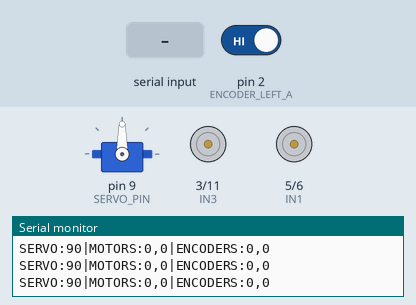
Simulated run of this sketch. Board: Arduino Uno, built with avr-gcc and run on an emulated ATmega328P. Parts: servo, motor-driver pin pairs drawn as motors (green arrow = first pin HIGH = forward, orange = second pin HIGH = backward, longer = more drive), the last lines printed to the serial monitor. The inputs (shaded band) are chosen by the test bench; at power-on: pin 2 (ENCODER_LEFT_A) HIGH.

Above: at 1.2 s.
1.3 s: "W" received over Serial
At 2.5 s:
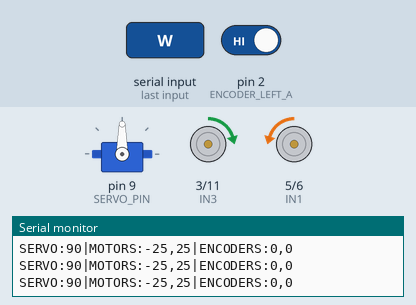
2.8 s: "D" received over Serial
At 3.9 s:
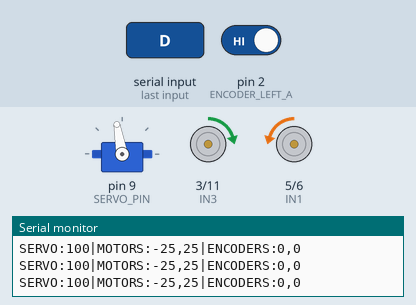
4.3 s: "S" received over Serial
At 5.0 s:
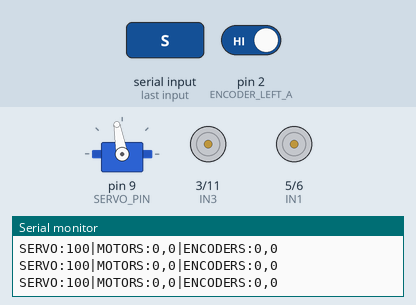
5.8 s: "S" received over Serial
At 6.2 s:
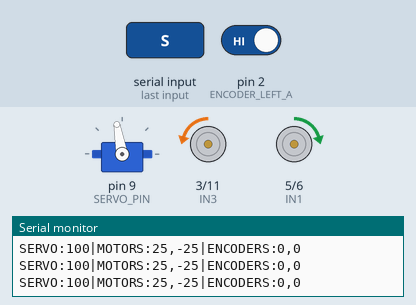
7.3 s: "A" received over Serial
At 8.5 s:
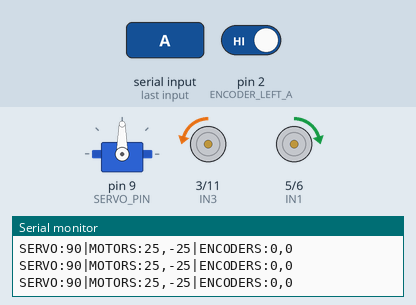
Timing chart, 0 to 9.8 s (numbered marks = the images above; inputs shaded):
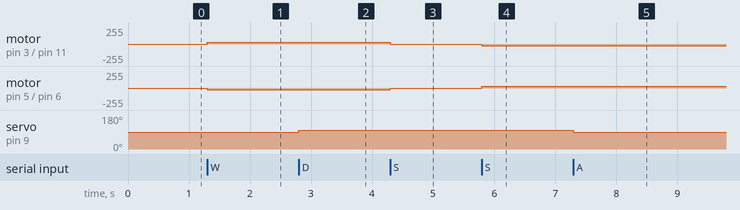

The sketch:

arduino_car2.ino
```cpp
#include <Servo.h>

// Конфигурация пинов для драйвера L298N
#define IN1 5  // Левый мотор (вперёд)
#define IN2 6   // Левый мотор (назад)
#define IN3 3   // Правый мотор (вперёд)
#define IN4 11   // Правый мотор (назад)

// Конфигурация сервопривода
#define SERVO_PIN 9
Servo myServo;
int servoAngle = 90;  // Текущий угол сервопривода (0-180)

// Конфигурация энкодеров
#define ENCODER_LEFT_A 2   // Канал A левого энкодера (INT0)
#define ENCODER_LEFT_B 7   // Канал B левого энкодера
#define ENCODER_RIGHT_A 12  // Канал A правого энкодера (INT1)
#define ENCODER_RIGHT_B 8  // Канал B правого энкодера

// Переменные состояния
int motorSpeed = 0;      // Общая скорость (-255 до 255)
int leftSpeed = 0;       // Скорость левого мотора
int rightSpeed = 0;      // Скорость правого мотора
volatile long leftEncoderCount = 0;   // Счетчик левого энкодера
volatile long rightEncoderCount = 0;  // Счетчик правого энкодера
unsigned long lastEncoderPrint = 0;   // Время последнего вывода энкодеров

void setup() {
  // Инициализация моторов
  pinMode(IN1, OUTPUT);
  pinMode(IN2, OUTPUT);
  pinMode(IN3, OUTPUT);
  pinMode(IN4, OUTPUT);
  stopMotors();

  // Инициализация сервопривода
  myServo.attach(SERVO_PIN);
  myServo.write(servoAngle);

  // Инициализация энкодеров
  pinMode(ENCODER_LEFT_A, INPUT_PULLUP);
  pinMode(ENCODER_LEFT_B, INPUT_PULLUP);
  pinMode(ENCODER_RIGHT_A, INPUT_PULLUP);
  pinMode(ENCODER_RIGHT_B, INPUT_PULLUP);

  // Настройка прерываний для энкодеров
  attachInterrupt(digitalPinToInterrupt(ENCODER_LEFT_A), updateLeftEncoder, CHANGE);
  attachInterrupt(digitalPinToInterrupt(ENCODER_RIGHT_A), updateRightEncoder, CHANGE);

  // Инициализация последовательного порта
  Serial.begin(115200);
  Serial.println("System Ready");
}

void loop() {
  // Обработка команд с последовательного порта
  if (Serial.available()) {
    handleCommand(Serial.read());
  }

  // Периодическая отправка данных о состоянии
  if (millis() - lastEncoderPrint > 100) {
    Serial.print("SERVO:");
    Serial.print(servoAngle);
    Serial.print("|MOTORS:");
    Serial.print(leftSpeed);
    Serial.print(",");
    Serial.print(rightSpeed);
    Serial.print("|ENCODERS:");
    Serial.print(leftEncoderCount);
    Serial.print(",");
    Serial.println(rightEncoderCount);

    lastEncoderPrint = millis();
  }

  // Управление моторами на основе значений энкодеров
  controlMotors();
}

void handleCommand(char cmd) {
  switch(cmd) {
    case 'W': motorSpeed = min(255, motorSpeed + 25); break;   // Вперед
    case 'S': motorSpeed = max(-255, motorSpeed - 25); break;  // Назад
    case 'X': motorSpeed = 0; break;                          // Стоп
    case 'A': servoAngle = max(0, servoAngle - 10); break;     // Серво влево
    case 'D': servoAngle = min(180, servoAngle + 10); break;   // Серво вправо
  }

  // Обновляем сервопривод
  myServo.write(servoAngle);

  // Устанавливаем скорости для моторов
  leftSpeed = -motorSpeed;  // Инверсия для левого мотора
  rightSpeed = motorSpeed;  // Правый мотор без изменений

  setMotors(leftSpeed, rightSpeed);
  Serial.print("MOTORS:");
  Serial.print(leftSpeed);
  Serial.print(",");
  Serial.println(rightSpeed);
}

void setMotors(int left, int right) {
  // Левый мотор (инвертированный)
  if(left > 0) {
    analogWrite(IN1, left);  // Вперед
    analogWrite(IN2, 0);
  } else if(left < 0) {
    analogWrite(IN1, 0);
    analogWrite(IN2, abs(left)); // Назад
  } else {
    analogWrite(IN1, 0);
    analogWrite(IN2, 0); // Стоп
  }

  // Правый мотор (обычное управление)
  if(right > 0) {
    analogWrite(IN3, right); // Вперед
    analogWrite(IN4, 0);
  } else if(right < 0) {
    analogWrite(IN3, 0);
    analogWrite(IN4, abs(right)); // Назад
  } else {
    analogWrite(IN3, 0);
    analogWrite(IN4, 0); // Стоп
  }
}

void stopMotors() {
  analogWrite(IN1, 0);
  analogWrite(IN2, 0);
  analogWrite(IN3, 0);
  analogWrite(IN4, 0);
}

// Обработчики прерываний для энкодеров
void updateLeftEncoder() {
  if (digitalRead(ENCODER_LEFT_A) == digitalRead(ENCODER_LEFT_B)) {
    leftEncoderCount++;
  } else {
    leftEncoderCount--;
  }
}

void updateRightEncoder() {
  if (digitalRead(ENCODER_RIGHT_A) == digitalRead(ENCODER_RIGHT_B)) {
    rightEncoderCount++;
  } else {
    rightEncoderCount--;
  }
}

// Функция управления моторами на основе значений энкодеров
void controlMotors() {
  // Здесь можно добавить логику для управления моторами на основе значений энкодеров
  // Например, можно использовать PID-контроллер для поддержания заданной скорости
  // или корректировки направления движения на основе разницы между значениями энкодеров.

  long leftError = leftEncoderCount;  // Получаем текущее значение левого энкодера
  long rightError = rightEncoderCount; // Получаем текущее значение правого энкодера


  // Убедитесь, что скорости не выходят за пределы
  leftSpeed = constrain(leftSpeed, -255, 255);
  rightSpeed = constrain(rightSpeed, -255, 255);

  // Устанавливаем новые скорости моторов
  setMotors(leftSpeed, rightSpeed);
}
```

Measured:
- after the input at 1.3 s, motor on pin 3 (IN3) / pin 11 (IN4): stopped → forward 25/255 at once; motor on pin 5 (IN1) / pin 6 (IN2): stopped → backward 25/255 at once
- after the input at 2.8 s, servo on pin 9 (SERVO_PIN): 90° → 100° at once
- after the input at 4.3 s, motor on pin 3 (IN3) / pin 11 (IN4): forward 25/255 → stopped at once; motor on pin 5 (IN1) / pin 6 (IN2): backward 25/255 → stopped at once
- after the input at 5.8 s, motor on pin 3 (IN3) / pin 11 (IN4): stopped → backward 25/255 at once; motor on pin 5 (IN1) / pin 6 (IN2): stopped → forward 25/255 at once
- after the input at 7.3 s, servo on pin 9 (SERVO_PIN): 100° → 90° at once
